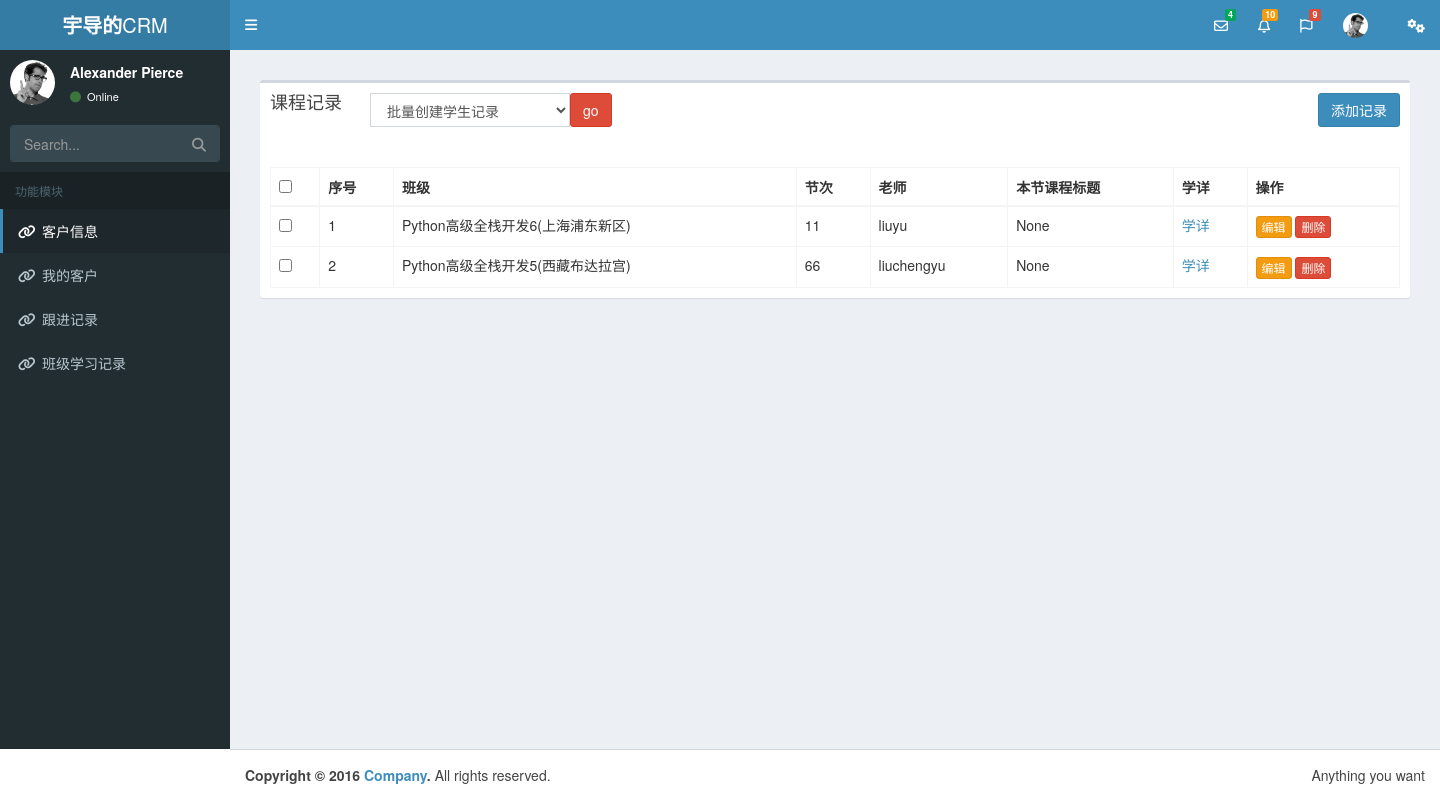
The page /class/ on the database its author committed.
### nbapp1/models.py (models this page shows, shortened)
class ClassStudyRecord(models.Model):
    class_obj = models.ForeignKey(verbose_name="班级", to="ClassList",on_delete=models.CASCADE)
    day_num = models.IntegerField(verbose_name="节次", help_text=u"此处填写第几节课或第几天课程...,必须为数字")
    teacher = models.ForeignKey(verbose_name="讲师", to='UserInfo',on_delete=models.CASCADE)
    date = models.DateField(verbose_name="上课日期", auto_now_add=True)
    course_title = models.CharField(verbose_name='本节课程标题', max_length=64, blank=True, null=True)
    course_memo = models.TextField(verbose_name='本节课程内容概要', blank=True, null=True)
    has_homework = models.BooleanField(default=True, verbose_name="本节有作业",)
    homework_title = models.CharField(verbose_name='本节作业标题', max_length=64, blank=True, null=True)
    homework_memo = models.TextField(verbose_name='作业描述', max_length=500, blank=True, null=True)
    exam = models.TextField(verbose_name='踩分点', max_length=300, blank=True, null=True)

class ClassList(models.Model):
    course = models.CharField("课程名称", max_length=64, choices=course_choices)
    semester = models.IntegerField("学期") #python20期等
    campuses = models.ForeignKey('Campuses', verbose_name="校区",on_delete=models.CASCADE)
    price = models.IntegerField("学费", default=10000)
    memo = models.CharField('说明', blank=True, null=True, max_length=100)
    start_date = models.DateField("开班日期")
    graduate_date = models.DateField("结业日期", blank=True, null=True) #不一定什么时候结业，哈哈，所以可为空
    teachers = models.ManyToManyField('UserInfo', verbose_name="老师") #对了，还有一点，如果你用的django2版本的，那么外键字段都需要自行写上on_delete=models.CASCADE
    class_type = models.CharField(choices=class_type_choices, max_length=64, verbose_name='班额及类型', blank=True,null=True)
    class Meta:
        unique_together = ("course", "semester", 'campuses')
    def __str__(self):
        return "{}{}({})".format(self.get_course_display(), self.semester, self.campuses)

class Campuses(models.Model):
    name = models.CharField(verbose_name='校区', max_length=64)
    address = models.CharField(verbose_name='详细地址', max_length=512, blank=True, null=True)
    def __str__(self):
        return self.name

class UserInfo(AbstractUser):
    telephone = models.CharField(max_length=32,null=True)

### nbapp1/views.py (the view, shortened to what this page needs)
# urls.py: url(r'class/',views.ClassRecord.as_view(),name='class'),
class ClassRecord(View):
    def get(self,request):
        all_obj=models.ClassStudyRecord.objects.all()
        return render(request,'banji.html',{'all_obj':all_obj})

### templates/banji.html (shortened to what this page needs)
{% extends 'base.html' %}
{% block content %}
  <section class="content">
    <div class="row">
      <div class="col-xs-12">
        <div class="box">
          <div class="box-header">
            <h3 class="box-title">课程记录</h3>
            <a href="{% url 'yemiantianjia' %}" class="btn btn-primary pull-right">添加记录</a>
            <form action="" method="post"
                  style="width: 200px;margin-left: 100px;margin-top: -20px;">
              <select name="action" id="select_id" class="form-control">
                <option value="ba_create">批量创建学生记录</option>
              </select>
              <button class="btn btn-danger" style="margin-left: 200px;margin-top: -40px;vertical-align: 27px">go
              </button>
          </div>
          <div class="box-body">
            <table id="example2" class="table table-bordered table-hover">
              <thead>
              <tr>
                <th>
                  <input type="checkbox" id="choose">
                </th>
                <th>序号</th>
                <th>班级</th>
                <th>节次</th>
                <th>老师</th>
                <th>本节课程标题</th>
                <th>学详</th>
                <th>操作</th>
              </tr>
              </thead>
              <tbody>
              {% for customer in all_obj %}
                <tr>
                  <td><input type="checkbox" name="selected_id" value="{{ customer.pk }}"></td>
                  <td>{{ forloop.counter }}</td>
                  <td>{{ customer.class_obj }}</td>
                  <td>{{ customer.day_num }}</td>
                  <td>{{ customer.teacher }}</td>
                  <td>{{ customer.course_title }}</td>
                  <td><a href="{% url 'study_decord' customer.pk %}">学详</a></td>
                  <td>
                    <a href="{% url 'banjibianji' customer.pk %}" class="btn btn-warning btn-xs">编辑</a>
                    <a href="{% url 'banjishanchu' customer.pk %}" class="btn btn-danger btn-xs">删除</a>
                  </td>
                </tr>
              {% endfor %}
              </tbody>
            </table>
          </div>
        </div>
      </div>
    </div>
    </div>
{% endblock %}

### rows shown on the page
ClassStudyRecord: class_obj "Python高级全栈开发6(上海浦东新区)", day_num "11", teacher "liuyu", course_title "None"
ClassStudyRecord: class_obj "Python高级全栈开发5(西藏布达拉宫)", day_num "66", teacher "liuchengyu", course_title "None"
